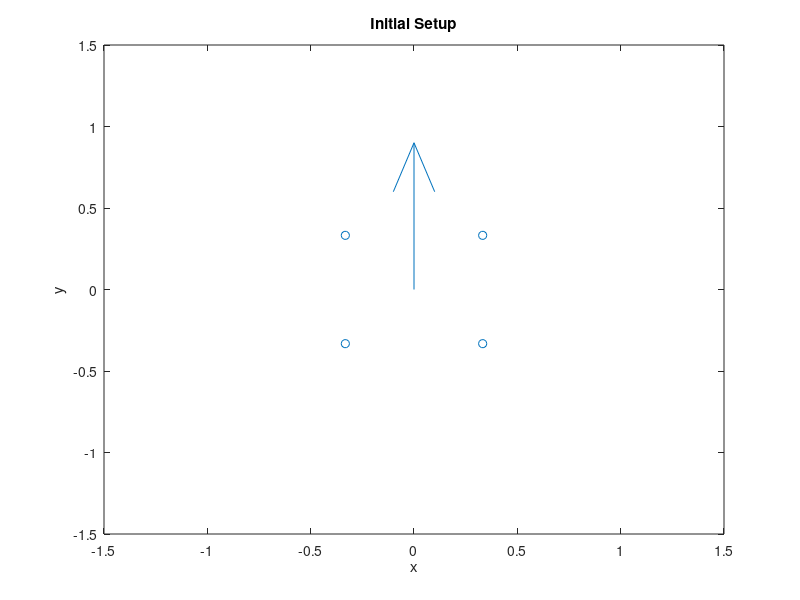

The MATLAB source for this figure: (Note: this script raises an error after producing the figure.)
%% Test 3
% playing with fabricated signals and moving antennas.

close all
clear

omega = 2*pi*150e6; %[rads/s]

%Vacuum permittivity 
epsilon_o = 8.8541878176e-12; %[F/m]
epsilon_rel = 1;
%permeability
mu_o = (4*pi)*10^(-7); %[H/m]
mu_rel = 1;

%permitivity & permeability (same units)
eps = epsilon_o*epsilon_rel;
mu = mu_o*mu_rel;

%propagation constant
beta = omega*sqrt(mu*eps); %[m^-1]

% The separation constant (like lattice constant) is 
a = .4699*sqrt(2); %[m] - about what our antenna spacing is
%From this the positions of the antennas can be determined
% shiftx = 0;%7*0.707596301024091;
% shifty = 0;%7*0.707596301024091;
% shift = [shiftx,shifty];
% r1 = [0, 0]+shift;
% r2 = [a, 0]+shift;
% r3 = [a, a]+shift;
% r4 = [0, a]+shift;
r1 = [-a/2, -a/2];
r2 = [a/2, -a/2];
r3 = [a/2, a/2];
r4 = [-a/2, a/2];

%For plotting
r_all = [r1;r2;r3;r4];
 
%% E

%Propagation direction (theta = 0 => dirction is from antenna 1 to 2 and 
%   increasing theta moves counter-clockwise)
theta = 2*pi*270/360; %[radians]
%Propagation direction vector
k = [1,0];
rot = [cos(theta),-sin(theta);sin(theta),cos(theta)];
k = (rot*k')';

%prop constant dotted with r as in time-harmonic exponential. We are only
% looking at a few positions, so these can be pre-calculated
bkr = beta*[dot(k,r1);
            dot(k,r2);
            dot(k,r3);
            dot(k,r4)];

%want 20ms of info collected
T = 2*pi/omega;
numTpoints = 48e3*.02; % samples/sec*seconds
t = linspace(0,.02,numTpoints); %time vector based on frequency [s]

%Electric field matrix initialized to num time steps & antennas
superDuperPhaseShift = 3;
E = zeros(length(bkr),length(t));
alpha = 1;
for m=1:length(t)
    for n=1:length(bkr)
        E(n,m) = imag(exp(1i*(omega*t(m)-bkr(n)+superDuperPhaseShift))*exp(-bkr(n)/beta*alpha));
    end
end

center = r3-(r3-r1)/2;
figure;
quiver(center(1),center(2),-k(1),-k(2));
hold on;
scatter(r_all(:,1), r_all(:,2));
title('Initial Setup');
xlabel('x');
ylabel('y');
axis([center(1)-1.5 center(1)+1.5 center(2)-1.5 center(2)+1.5]);

%% Ein    
tVecIdx = zeros(1,4);

%not best code, just want something to work
%antenna 1 to 2 transition
for i=1:length(t)
    if t(i) > .002
        tVecIdx(1) = i;
        break;
    end
end
%antenna 2 to 3 transition
for i=tVecIdx(1):length(t)
    if t(i) > .004
        tVecIdx(2) = i;
        break;
    end
end   
%antenna 3 to 4 transition
for i=tVecIdx(2):length(t)
    if t(i) > .006
        tVecIdx(3) = i;
        break;
    end
end   
%antenna 4 to end transition
for i=tVecIdx(3):length(t)
    if t(i) > .008
        tVecIdx(4) = i;
        break;
    end
end     

% compose the antenna signal based on the time the antenna readings come in

Ein = [real(E(1,1:tVecIdx(1)-1)), real(E(2,tVecIdx(1):tVecIdx(2)-1)),...
    real(E(3,tVecIdx(2):tVecIdx(3)-1)),...
    real(E(4,tVecIdx(3):tVecIdx(4)-1))];

%% Eref

 Eref = zeros(1,length(Ein));
    for m=1:length(Ein)
            %Sine wave. Makes phase be zero
            Eref(m) = real(exp(1i*(omega*t(m)-pi/2)));
    end

    
    phsPts = floor(length(Eref)/(5*4));
    phsPtMax = length(Eref)-phsPts;

    %phase from reference sine wave
    realPhase = zeros(1,phsPtMax);
    % experimental phase
    expPhase = zeros(1,phsPtMax);
    expAmp = zeros(1,phsPtMax);%to get amplitude plot much like the phase 
    
    for i=1:phsPtMax
        realPhase(i) = sineFit(real(Eref(i:(i+phsPts-1))),t(1:(phsPts))...
            ,omega);
        [expPhase(i),expAmp(i)] = sineFit(real(Ein(i:(i+phsPts-1))),...
            t(1:(phsPts)),omega);
    end

    %unwrap phases to get the phase difference plot
    realPhase = unwrap(realPhase);
    expPhase = unwrap(expPhase);

    % Phase differences
    phaseDiff = expPhase-realPhase;
    
    % For proof of concept. If number of points is large, this should
    % be close enough
    phsAveSize = floor(phsPtMax/8); 
    %The number of points put in to the average that gives us our phase
    % for each antenna

    startIndex = zeros(1,4);
    for i=1:4
        startIndex(i) = floor(phsPtMax/4)*i-floor(phsAveSize*1.5);
    end
    % Since the antennas are switched from 4,3,2,1 we need to reverse the
    % order of our start indexes  and then use those in the bkr stuff.
    bkr = [mean(phaseDiff(startIndex(1):(startIndex(1)+phsAveSize))),...
        mean(phaseDiff(startIndex(2):(startIndex(2)+phsAveSize))),...
        mean(phaseDiff(startIndex(3):(startIndex(3)+phsAveSize))),...
        mean(phaseDiff(startIndex(4):(startIndex(4)+phsAveSize)))];
    bkr/pi
    OrderPhase(bkr/pi)
    if ~(sum(bkr)<10^(-4) && sum(bkr)>-10^(-4))
        bkr = bkr - sum(bkr)/4;
    end
    
    %bkr = bkr - bkr(1)

    amp = [mean(expAmp(startIndex(1):(startIndex(1)+phsAveSize))),...
        mean(expAmp(startIndex(2):(startIndex(2)+phsAveSize))),...
        mean(expAmp(startIndex(3):(startIndex(3)+phsAveSize))),...
        mean(expAmp(startIndex(4):(startIndex(4)+phsAveSize)))];

    %possible refactor needed
    ampPhaseOrd = sortrows([amp;linspace(1,length(amp),length(amp));bkr]',1)';
    ampPhaseOrd(3,:)/pi
    ampPhaseOrd(3,:) = OrderPhase(ampPhaseOrd(3,:));
    ampPhaseOrd(3,:)/pi
    
        % Take the first two indicies from ampPhaseOrd to determine a direction
    % I know if directly on:
    % 1: 45
    % 2: 135
    % 3: 225
    % 4: 315
    % Rotations are based on angle from vector drawn from antenna 1 to 2
    % Recognizing which antenna has the largest amplitude narrows it to a 45
    % degree angle
    center = 45+90*(ampPhaseOrd(2,4)-1);
    % with the center angle, you either add up to 45 degrees or subtract up to
    % 45 degrees
    antNum = [1,2,3,4,1]; %Didn't feel like making circular buffer
    sign = 1;

    if (ampPhaseOrd(2,4)==1 && ampPhaseOrd(2,3)==4) || ...
       (ampPhaseOrd(2,4)==2 && ampPhaseOrd(2,3)==1) || ...
       (ampPhaseOrd(2,4)==3 && ampPhaseOrd(2,3)==2) || ...
       (ampPhaseOrd(2,4)==4 && ampPhaseOrd(2,3)==3)

        sign=-1;
    end
    topSig = ampPhaseOrd(1,4)-ampPhaseOrd(1,2);
    secondSig = ampPhaseOrd(1,3)-ampPhaseOrd(1,2);
    inAngle = (center+90*sign*(secondSig/(topSig+secondSig)));
    inAngle = inAngle*pi/180;
    knew3 = [1,0];
    rot = [cos(inAngle),-sin(inAngle);sin(inAngle),cos(inAngle)];
    knew3 = -(rot*knew3')';
    
    
    %%%%% 3 Ant Method %%%%%
    % Use the three strongest antennas, in strongest to weakest order
    rcurr = [r_all(ampPhaseOrd(2,4),:);
             r_all(ampPhaseOrd(2,3),:);
             r_all(ampPhaseOrd(2,2),:)];

    %using strongest to weakest signal strength, order the phases
    bkrTop3 = [ampPhaseOrd(3,4),ampPhaseOrd(3,3),ampPhaseOrd(3,2)];
    krTop3 = bkrTop3/beta;
    r_nTop3 = rcurr'*rcurr;
    knew4 = r_nTop3\(rcurr'*krTop3');
    knew4 = knew4/norm(knew4);
    
    %%%%% 2 Ant Method %%%%%
    % Use the two strongest antennas, in strongest to weakest order
    rcurr = [r_all(ampPhaseOrd(2,4),:);
             r_all(ampPhaseOrd(2,3),:)];

    %using strongest to weakest signal strength, order the phases
    bkrTop2 = [ampPhaseOrd(3,4),ampPhaseOrd(3,3)];
    
    krTop2 = bkrTop2/beta;
    knew5 = rcurr\krTop2';
    knew5 = knew5/norm(knew5);
    
    
        %%%%% PHASE PLOT %%%%%
    figure1 = figure;
    % plot(t(1:length(phaseDiff))*1000, phaseDiff);
    plot(phaseDiff);
    title('Phase Difference vs. Time','FontSize',14);    
    ylabel('Phase Difference [Rads]','FontSize',12);
    xlabel('Time [ms]','FontSize',12);
    padding = .15*max(abs(min(phaseDiff)),abs(max(phaseDiff)));
    axis([0 phsPtMax min(phaseDiff)-padding max(phaseDiff)+padding ]);
    set(figure1, 'Position', [1000, 200, 800, 600]);
    
        %%%%% AMPLITUDE PLOT %%%%%
    figure2 = figure;
    plot(expAmp);
    title('Amplitude vs. Time','FontSize',14);    
    ylabel('Amplitude [Arb]','FontSize',12);
    xlabel('Time [ms]','FontSize',12);
    axis([0 phsPtMax 0 1.15*max(expAmp)]);
    set(figure2, 'Position', [100, 200, 800, 600]);
    
        %%%%% FINAL PLOT %%%%%
    %Get line segments for axis to relate to Tom's figures
    line13x = [r1(1) r3(1)];
    line13y = [r1(2) r3(2)];
    line24x = [r2(1) r4(1)];
    line24y = [r2(2) r4(2)];
    
    figure3 = figure;
    center = r3-(r3-r1)/2;
    % Real k
    k= -k;
    quiver(center(1),center(2), k(1), k(2));
    hold on
%     % 4 Antenna Phase Method
%     quiver(center(1),center(2),knew(1),knew(2));
%     hold on; 
%     % Attenuation Method
%     quiver(a/2,a/2,knew2(1),knew2(2));
%     hold on;
    % Amplitude Method - 3 Antennas
    quiver(center(1),center(2),knew3(1),knew3(2));
    hold on;
%     % 3 Antenna Phase Method (top 3 amplitudes)
    quiver(center(1),center(2),knew4(1),knew4(2));
    hold on;
    % 2 Antenna Phase Method (top 2 amplitudes)
    quiver(center(1),center(2),knew5(1),knew5(2));
    hold on;
    
    scatter(r_all(:,1), r_all(:,2));
%     title([fileName ': Guessed Direction '],'FontSize',14);
    xlabel('x [m]','FontSize',14);
    ylabel('y [m]','FontSize',14);
%     axis([-1 2 -1 2]);
    axis([center(1)-1.5 center(1)+1.5 center(2)-1.5 center(2)+1.5]);
    legend('on');
%     legend('4 Ant','Amplitude', 'Phase(3)', 'Phase(2)');
    legend('Real','Amplitude', 'Phase(3)', 'Phase(2)');
%     legend('Amplitude',  'Phase(2)');
    %Draw coordinate lines
    plot(line13x,line13y);
    hold on
    plot(line24x,line24y);
    hold on
    
    createAntennaTextBox(figure3);
    set(figure3, 'Position', [200, 200, 800, 800]);